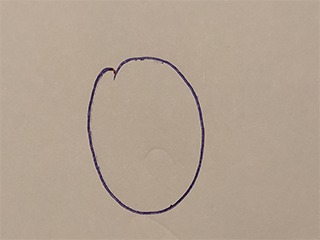
#> input picture dataset/real_test/0/01.png, 320 x 240 px; its folder holds only this picture in this run
$ python convert_image_for_testbench.py
#> lines starting #> are read from the running program, lines starting #| are printed output that depends on the picture
# coding: utf-8

from a00_common_functions import *
import os
import numpy as np
import glob
import math
import cv2


def convert_to_binary(float_val, precision, only_dot=0):
    up = math.floor(float_val)
    down = float_val - up
    up_binary_str = "{:b}".format(up)

    p = precision
    start = down
    down_binary_str = ''
    while(p > 0):
        if start * 2 >= 1:
            down_binary_str += '1'
            start *= 2
            start -= 1
        else:
            down_binary_str += '0'
            start *= 2
        p -= 1
    if only_dot == 0:
        return up_binary_str + '.' + down_binary_str
    return down_binary_str


def convert_to_normalized_form(value, reduction=10, precision=12):
    sign = 0
    ret = value
    if ret < 0:
        sign = 1
        ret = abs(ret)

    dec = ret / reduction
    bin = convert_to_binary(dec, precision, 1)
    return sign, dec, bin


def generate_test_image_memory_verilog(image, answer, precision, out_file, type, number):
    out = open(out_file, "w")
    out.write(f'module test{number}();\n')
    out.write('\n')
    out.write('parameter SIZE=12;\n')
    out.write('\n')
    out.write('  reg clk;\n')
    out.write('  reg GO;\n')
    out.write('  reg signed [SIZE-1:0] storage [0:783]; \n')
    out.write('  \n')
    out.write('  reg we_database;\n')
    out.write('  reg [SIZE-1:0] dp_database;\n')
    out.write('  reg [12:0] address_p_database;\n')
    out.write('  \n')
    out.write('  reg [9:0] x;\n')
    out.write('  \n')
    out.write('  wire [3:0] RESULT;\n')
    out.write('  TOP TOP(\n')
    out.write('   .clk                    (clk),\n')
    out.write('   .GO                     (GO),\n')
    out.write('   .RESULT                 (RESULT),\n')
    out.write('   .we_database            (we_database), \n')
    out.write('   .dp_database            (dp_database), \n')
    out.write("   .address_p_database     (address_p_database-1'b1),\n")
    out.write('   .STOP                   (STOP)\n')
    out.write('  );\n')
    out.write('initial begin\n')
    out.write('  clk=0;\n')
    out.write('  address_p_database=0;\n')
    out.write('  x=0;\n')
    out.write('  we_database=1;\n')
    out.write('  #200 GO=1;\n')
    out.write('end\n')
    out.write('always #10 clk=~clk;\n')
    out.write('always @(posedge clk)\n')
    out.write('   begin\n')
    out.write('       if (we_database)\n')
    out.write('       begin\n')
    out.write('           if (address_p_database<=783) \n')
    out.write('               begin\n')
    out.write('                       dp_database = storage[address_p_database];\n')
    out.write("                       address_p_database=address_p_database+1'b1;\n")
    out.write('               end\n')
    out.write('           else we_database=0;\n')
    out.write('       end\n')
    out.write('       if ((x<=28*28)&&(GO)) x=x+1;\n')
    out.write('       else GO=0;\n')
    out.write('   if (STOP==1)\n')
    out.write('   begin\n')
    out.write('       $display("RESULT: %d",RESULT);\n')
    out.write('       $finish;\n')
    out.write('   end\n')
    out.write(' end\n')


    out.write("// Precision: {}\n".format(precision))
    out.write("// Image size: {}x{}\n".format(image.shape[0], image.shape[1]))
    out.write("// Answer: {}\n\n".format(answer))

    out.write("initial\n")
    out.write("begin\n")
    total = 0
    for i in range(image.shape[0]):
        for j in range(image.shape[1]):
            sign, dec, bin1 = convert_to_normalized_form(image[i][j].copy(), 1, precision - 1)
            sgn = ' '
            if sign == 1:
                sgn = '-'
            if type == 'hex':
                hx = hex(int(bin1, 2))[2:].upper()
                out.write("\tstorage[{}] = {}{}'h{}; // {}\n".format(total, sgn, precision-1, hx, image[i][j]))
            else:
                out.write("\tstorage[{}] = {}{}'b{}; // {}\n".format(total, sgn, precision-1, bin1, image[i][j]))
            total += 1
    out.write("end\n")
    out.write('endmodule')
    out.close()


def prepare_image(im_path):
#> called with im_path = 'dataset/real_test/0/01.png'
    img = cv2.imread(im_path)
#> img is the input picture: shape (240, 320, 3); mean B, G, R 145.2, 161.5, 178.1

    img = img[8:-8, 48:-48]
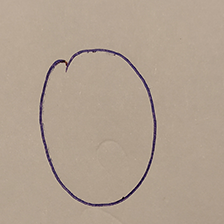
#> img: shape (224, 224, 3); mean B, G, R 144.3, 160.5, 177.1
    # print('Reduced shape: {}'.format(img.shape))

    gray = np.zeros(img.shape[:2], dtype=np.uint16)
    gray[...] = 3*img[:, :, 0].astype(np.uint16) + 8*img[:, :, 1].astype(np.uint16) + 5*img[:, :, 2].astype(np.uint16)
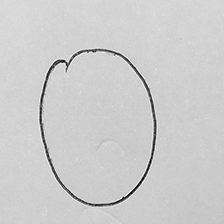
#> gray: shape (224, 224) uint16; min 0, max 3239, mean 2602.4; drawn with min black and max white
    gray //= 16
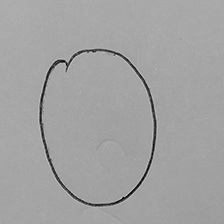
#> gray: shape (224, 224) uint16; min 0, max 202, mean 162.1

    output_image = np.zeros((28, 28), dtype=np.uint8)
    for i in range(28):
        for j in range(28):
            output_image[i, j] = int(gray[i*8:(i+1)*8, j*8:(j+1)*8].mean())
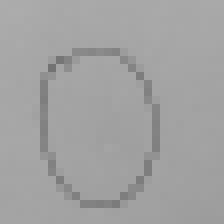
#> output_image: shape (28, 28) (shown 8 times larger); min 115, max 172, mean 161.6

    min_pixel = output_image.min()
#> min_pixel = 115
    max_pixel = output_image.max()
#> max_pixel = 172
    # print('Min pixel: {}'.format(min_pixel))
    # print('Max pixel: {}'.format(max_pixel))

    # Check image (enlarge 10 times)
    # show_resized_image(output_image, 280, 280)
    return output_image


def get_image_set(path):
    # Real images from camera
    expected_answ = []
    files = glob.glob(path + 'dataset/real_test/*/*.png')
    image_list = []
    for f in files:
        answ = int(os.path.basename(os.path.dirname(f)))
        expected_answ.append(answ)
        output_image = prepare_image(f)
        image_list.append(output_image)
    image_list = np.expand_dims(image_list, axis=3)
    image_list = np.array(image_list, dtype=np.float32) / 256.
    return image_list, expected_answ  #danh sach anh + ket qua


if __name__ == '__main__':
    # use_image = 0 # anh thu 35 trong 153 cai anh
    for use_image in range(30):
        bp = 12
        ROOT_PATH = os.path.dirname(os.path.dirname(os.path.realpath(__file__))) + '/'
        print(ROOT_PATH)
        images, answers = get_image_set(ROOT_PATH)
        print('Total images read: {}. Image number for testbench: {}'.format(len(images), use_image))
        print('Bit precision: {} (with sign: {})'.format(bp, bp+1))
        out_path = ROOT_PATH + "verilog/code/tb/testbench_answ_{}_{}.v".format(answers[use_image], use_image)
        generate_test_image_memory_verilog(images[use_image], answers[use_image], bp+1, out_path, 'bin', use_image)
#> the loop in generate_test_image_memory_verilog, `for i in range(image.shape[0]):` made 28 passes
#> (the run stopped early here; a loop or call above may not have finished)
